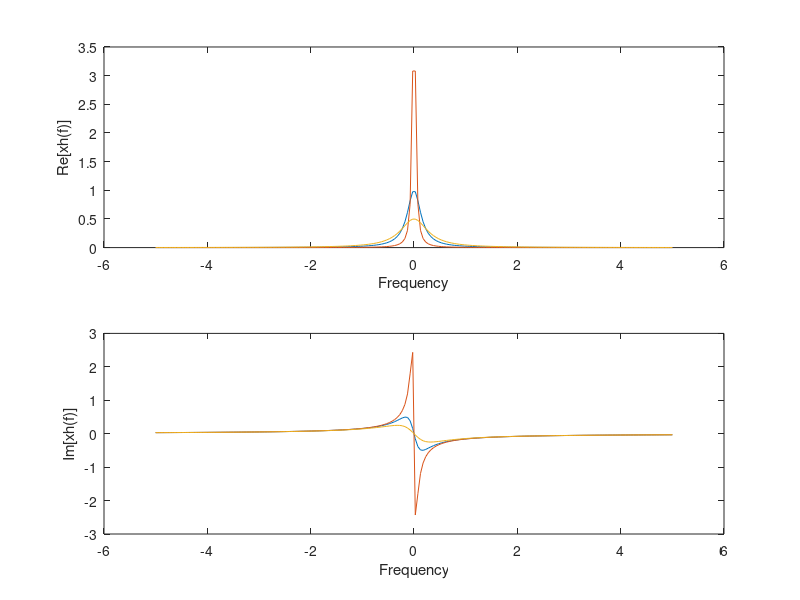
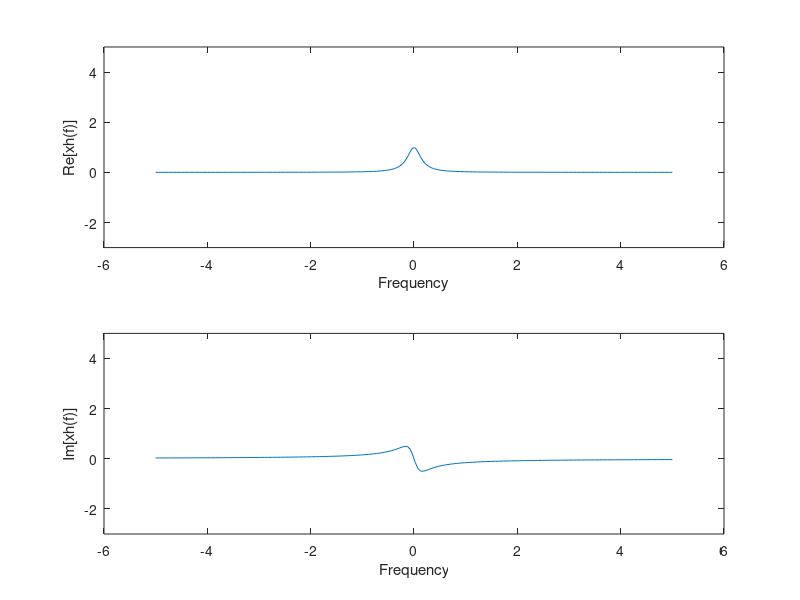

These figures' MATLAB source, in order: (Note: this script raises an error after producing the figures.)
n_points = 200;
f = linspace(-5,5,n_points);

% x = e^(-at) => x_hat = 1/(a+j 2pi f)
a = [1; 0.2; 2]; % a>0
xh_1 = 1./(a(1) + 1j*2*pi.*f);
xh_2 = 1./(a(2) + 1j*2*pi.*f);
xh_3 = 1./(a(3) + 1j*2*pi.*f);

subplot(2,1,1)
plot(f, real(xh_1), f, real(xh_2), f, real(xh_3))
xlabel('Frequency'), ylabel('Re[xh(f)]')
subplot(2,1,2)
plot(f, imag(xh_1), f, imag(xh_2), f, imag(xh_3))
xlabel('Frequency'), ylabel('Im[xh(f)]')


% Attempt at creating a video
fig = figure(2);
f = linspace(-5,5,n_points);
X = 1./(1 + 1j*2*pi.*f);   % Generate the initial X data

sp1 = subplot(2,1,1);
title('x(t) = e^{-at}')
p1 = plot(f, real(X)) ;   % Generate the initial plot (and retrieve the handle of the graphic object)
ylim([-3,5]) ;             % Set the Y axes limits (once and for all)
xlabel('Frequency'), ylabel('Re[xh(f)]')

subplot(2,1,2)
p2 = plot(f, imag(X));
ylim([-3,5]) ;
xlabel('Frequency'), ylabel('Im[xh(f)]')

writerObj = VideoWriter('test.avi'); % initialize the VideoWriter object
open(writerObj) ;
for a = 0.001:0.05:5
    X = 1./(a + 1j*2*pi.*f);        % calculate new Y values

    % update the plot data (this does not generate a "new" plot), nor resize the axes
    set(get(sp1, "Title"), 'String', sprintf('x(t) = e^{-at}, a = %.2f', a));
    set(p1, 'YData', real(X)) ;
    set(p2, 'YData', imag(X)) ;

    writeVideo(writerObj,getframe(fig))  % add the frame to the movie
end
close(writerObj);